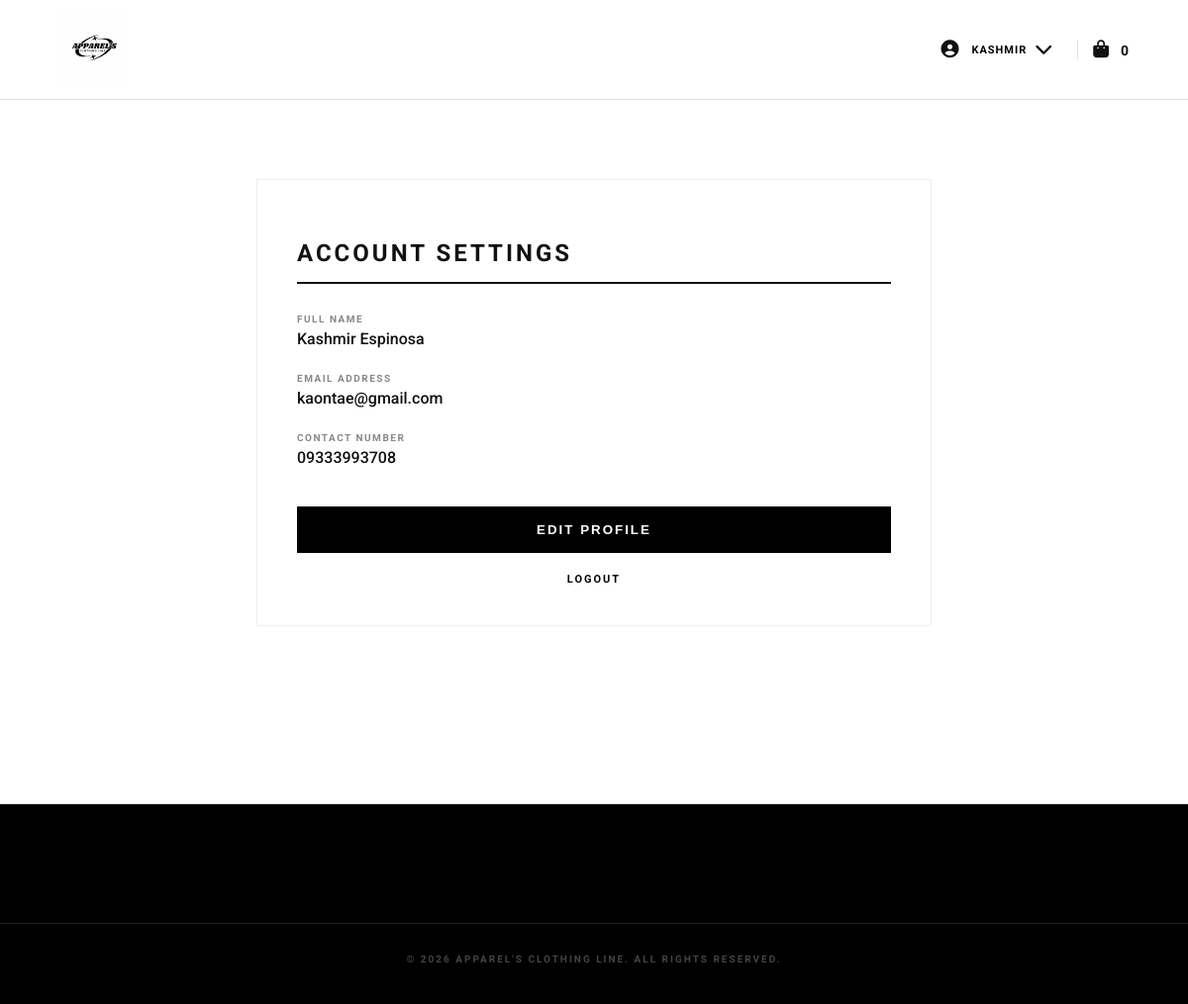
The app's page /profile.php (signed in) with its own data.
### tables this page shows
CREATE TABLE `users` (
  `id` int(11) NOT NULL,
  `first_name` varchar(50) DEFAULT NULL,
  `last_name` varchar(50) DEFAULT NULL,
  `email` varchar(100) DEFAULT NULL,
  `password` varchar(255) DEFAULT NULL,
  `contact_no` varchar(20) DEFAULT NULL,
  `role` enum('user','admin') DEFAULT 'user'
);

### profile.php (the view, shortened to what this page needs)
<?php
include "config/database.php";
$user_id = $_SESSION['user_id'];
$v = "1.9";
$user_query = mysqli_query($conn, "SELECT * FROM users WHERE id = $user_id");
$user = mysqli_fetch_assoc($user_query);
$first_name = $user['first_name'] ?? '';
$last_name = $user['last_name'] ?? '';
$full_name = htmlspecialchars(trim($first_name . ' ' . $last_name));
$count_res = mysqli_query($conn, "SELECT SUM(quantity) as total FROM cart WHERE user_id = $user_id");
$count_row = mysqli_fetch_assoc($count_res);
$cart_count = $count_row['total'] ?? 0;
?>
<!DOCTYPE html>
<html lang="en">
<head>
    <link rel="stylesheet" href="assets/css/style.css?v=<?php echo $v; ?>">
    <link rel="stylesheet" href="https://cdnjs.cloudflare.com/ajax/libs/font-awesome/6.5.0/css/all.min.css">
</head>
<body class="profile-page">
<header class="header">
    <div class="header-container">
        <div class="logo">
            <a href="index.php">
                <img src="assets/images/new_logo.jpg" alt="Logo" class="header-logo">
            </a>
        </div>
        <div class="header-right">
            <div class="user-dropdown">
                <a href="javascript:void(0)" class="header-icon user-link">
                    <i class="fas fa-user-circle"></i>
                    <span class="user-name-text"><?= strtoupper(htmlspecialchars($first_name)) ?></span>
                    <i class="fas fa-chevron-down arrow-down"></i>
                </a>
            </div>
            <div class="cart-section-wrapper">
                <a href="cart.php" class="header-icon">
                    <i class="fas fa-shopping-bag"></i>
                    <span class="cart-quantity"><?php echo $cart_count; ?></span>
                </a>
            </div>
        </div>
    </div>
</header>
<main class="container">
    <div class="profile-card">
        <h2 class="profile-title">Account Settings</h2>
        <div class="info-group">
            <label>Full Name</label>
            <p><?php echo $full_name; ?></p>
        </div>
        <div class="info-group">
            <label>Email Address</label>
            <p><?php echo htmlspecialchars($user['email']); ?></p>
        </div>
        <div class="info-group" style="margin-bottom: 40px;">
            <label>Contact Number</label>
            <p>
                <?php
                    $phone = $user['contact_no'];
                    echo ($phone == "2147483647" || empty($phone)) ? '<span class="error-text">Please update contact number</span>' : htmlspecialchars($phone);
                ?>
            </p>
        </div>
        <div class="profile-actions">
            <button onclick="openEditModal()" class="btn-save">Edit Profile</button>
            <a href="logout.php" class="btn-cancel">Logout</a>
        </div>
    </div>
</main>
<footer class="footer">
    <div class="footer-bottom">
        <p>&copy; <?= date('Y') ?> APPAREL'S CLOTHING LINE. ALL RIGHTS RESERVED.</p>
    </div>
</footer>
</body>
</html>

### assets/css/style.css (style rules this page uses)
body { margin: 0; padding: 0; font-family: 'Roboto', 'Inter', sans-serif; background-color: #fff; color: #111; -webkit-font-smoothing: antialiased; }
.container { max-width: 1200px; margin: 0 auto; padding: 20px; }
.header { height: 100px; display: flex; align-items: center; border-bottom: 1px solid #e0e0e0; background-color: #fff; position: sticky; top: 0; z-index: 1000; }
.header-container { width: 90%; max-width: 1200px; margin: 0 auto; display: flex; justify-content: space-between; align-items: center; }
.header-logo { height: 70px; width: auto; object-fit: contain; }
.header-right { display: flex; align-items: center; justify-content: flex-end; gap: 20px; }
.header-icon, .header-icon i, .header-icon:visited, .header-icon:active, .header-icon:link { color: #111 !important; text-decoration: none; outline: none; }
.user-link { display: flex; align-items: center; gap: 8px; }
.user-name-text { font-size: 12px; font-weight: 700; letter-spacing: 1.5px; text-transform: uppercase; color: #000; }
.arrow-down { font-size: 10px; color: #666; }
.cart-section-wrapper { display: flex; align-items: center; border-left: 1px solid #e0e0e0; padding-left: 15px; margin-left: 5px; }
.cart-quantity { font-size: 14px; font-weight: 700; margin-left: 8px; color: #111; }
.header-right { display: flex; align-items: center; justify-content: flex-end; gap: 20px; min-width: auto; }
.header-icon i { font-size: 18px; }
.user-dropdown { position: relative; display: inline-block; }
.user-name-text { font-size: 11px; font-weight: 700; letter-spacing: 1px; margin-left: 5px; text-transform: uppercase; cursor: pointer; }
.profile-card { max-width: 600px; margin: 60px auto; background: #fff; border: 1px solid #eee; padding: 40px; }
.profile-title { text-transform: uppercase; letter-spacing: 3px; border-bottom: 2px solid #111; padding-bottom: 15px; margin-bottom: 30px; font-weight: 700; }
.info-group { margin-bottom: 25px; }
.info-group label { font-size: 10px; color: #888; text-transform: uppercase; letter-spacing: 1.5px; display: block; margin-bottom: 5px; font-weight: 700; }
.info-group p { font-size: 16px; font-weight: 500; margin: 0; color: #111; }
.btn-save { width: 100%; background: #000; color: #fff; border: 1px solid #000; padding: 15px; text-transform: uppercase; font-weight: 700; letter-spacing: 2px; cursor: pointer; margin-top: 10px; transition: 0.3s; display: block; }
.btn-cancel { display: block; text-align: center; margin-top: 20px; font-size: 11px; text-transform: uppercase; letter-spacing: 2px; font-weight: 700; text-decoration: none; color: #000; }
.footer { background-color: #000; padding: 60px 0 30px; margin-top: 100px; color: #fff; }
.footer-bottom { margin-top: 60px; padding-top: 20px; border-top: 1px solid #222; text-align: center; }
.footer-bottom p { font-size: 10px; color: #444; letter-spacing: 2px; text-transform: uppercase; font-weight: 700; }

### records on screen
users: first_name "KASHMIR", full_name "Kashmir Espinosa", email "kaontae@gmail.com", contact_no "09333993708"

### other values on screen
$cart_count "0"
